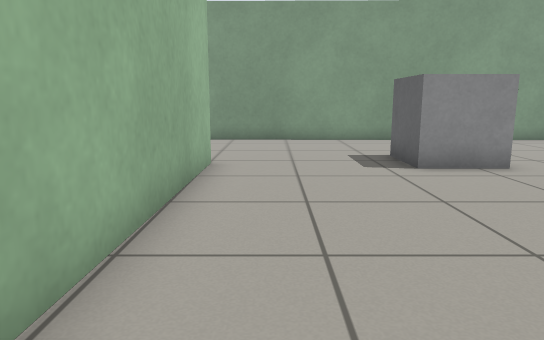
[1] (above)

19 first-person views from a walk through a Gazebo world. The camera is 0.72 m above the floor, tilts 10° down and sees 70° across. The floor is counted in squares, 0.5 m on a side. Each view is taken from the middle of a square. On the plan, view 1 faces up. The plan holds only what a view shows up to about 16 squares ahead; the rest is blank.

[2]
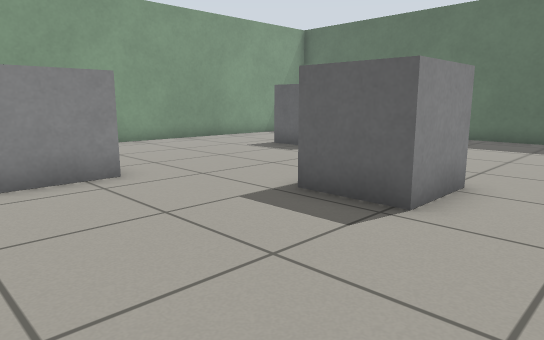

[3]
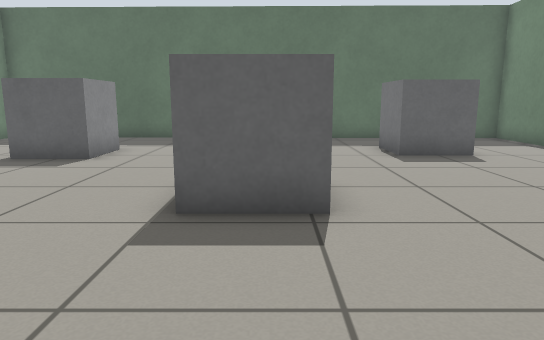

[4]
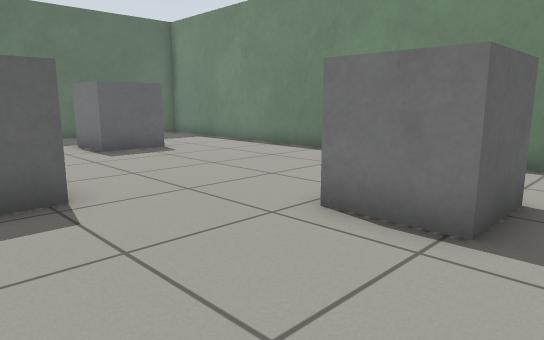

[5]
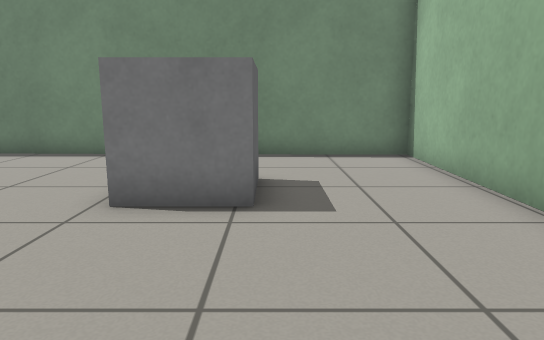

[6]
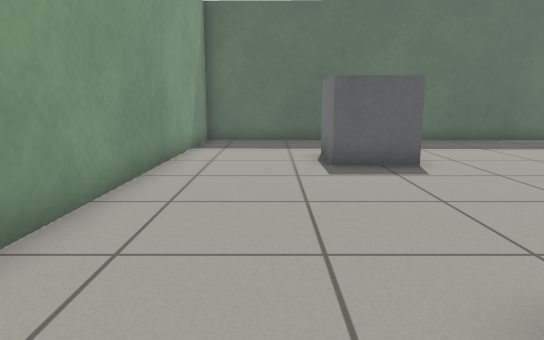

[7]
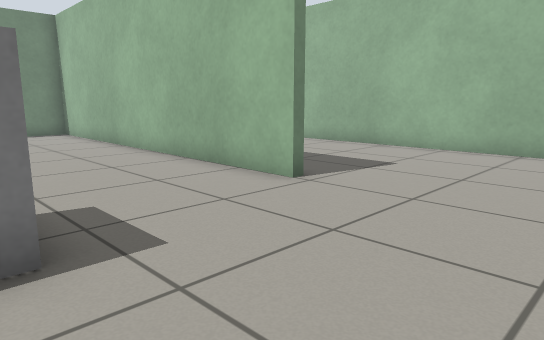

[8]
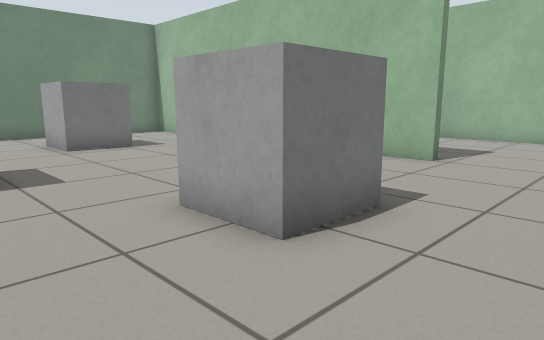

[9]
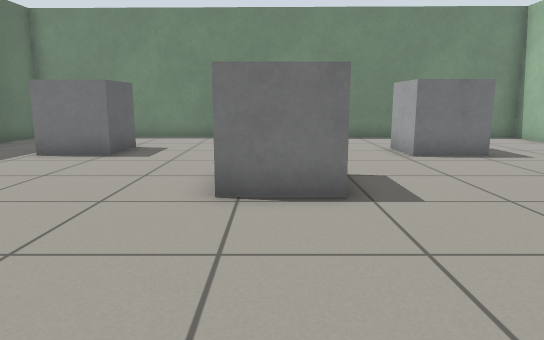

[10]
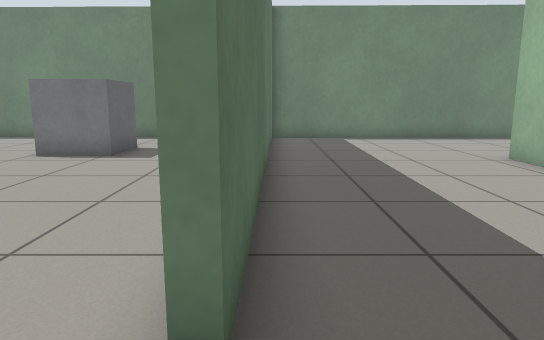

[11]
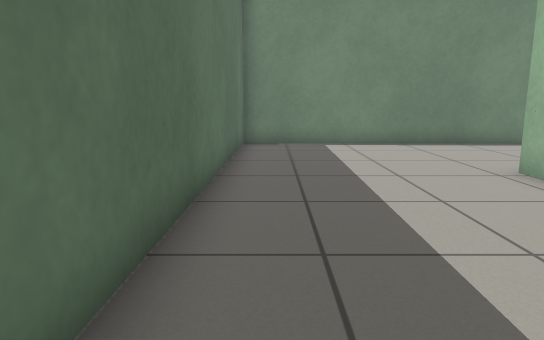

[12]
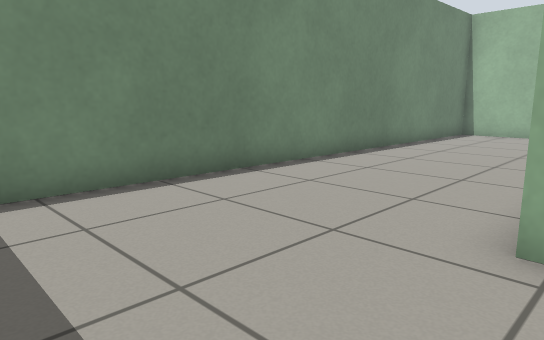

[13]
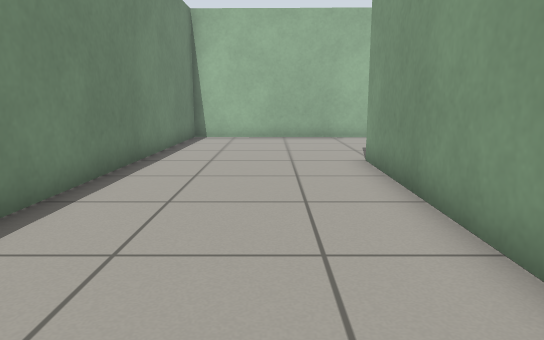

[14]
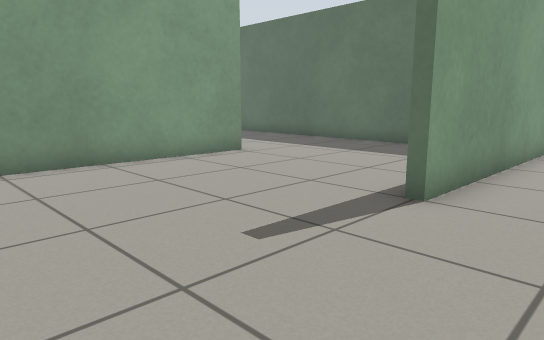

[15]
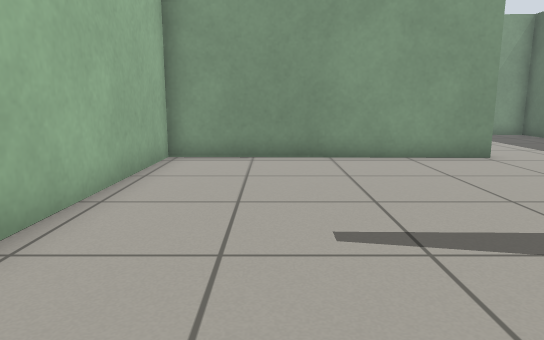

[16]
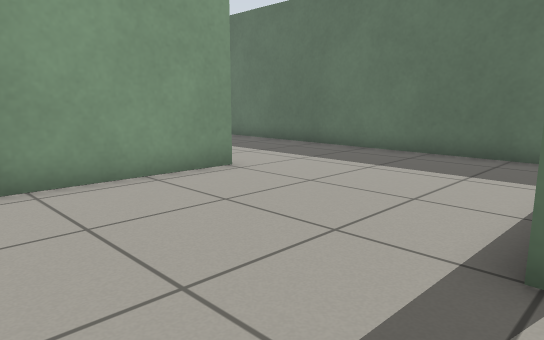

[17]
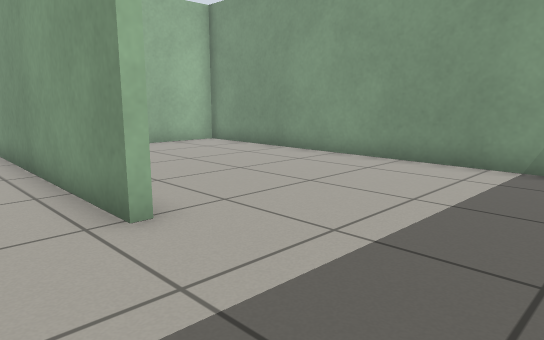

[18]
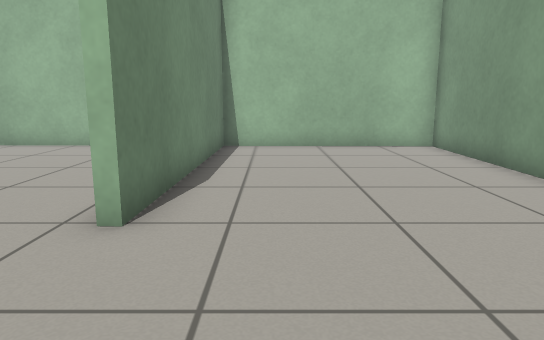

[19]
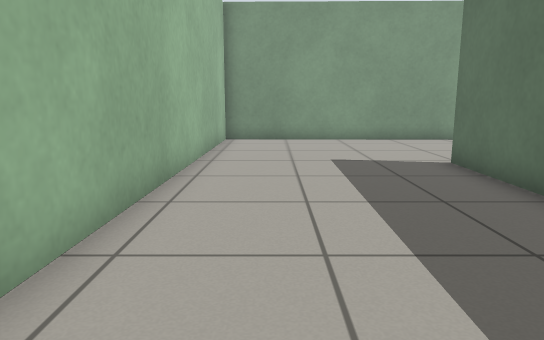

### Floor plan
Ten units are one square. View 1 is at (0, 0); x grows to the right and y downward. Boxes are objects, and circles mark ways between rooms. Rooms are numbered by the first view taken in them; rooms with no view inside come last. Other rooms are left out.
<svg viewBox="-225 -157 408 211">
<path fill="none" stroke="#000" d="M-17 -91 -14 -91 -17 46 174 49 178 -145 -26 -149M-85 -12 -155 -13 -155 -17M-155 -80 -217 -81 -220 42 -20 46 -17 -91M-26 -149 -78 -150 -80 -11M-133 -80 -155 -80M-83 -29 -82 -76M-105 -150 -216 -152 -217 -84 -133 -83M-82 -76 -81 -147"/>
<rect x="25" y="-15" width="20" height="30" fill="#bbb"><title>other object</title></rect>
<rect x="25" y="-105" width="30" height="20" fill="#bbb"><title>other object</title></rect>
<rect x="65" y="-55" width="30" height="30" fill="#bbb"><title>other object</title></rect>
<rect x="115" y="-105" width="20" height="20" fill="#bbb"><title>other object</title></rect>
<rect x="125" y="-5" width="20" height="20" fill="#bbb"><title>other object</title></rect>
<circle cx="-20" cy="-120" r="3" fill="#2a7"/>
<circle cx="-145" cy="-50" r="3" fill="#2a7"/>
<circle cx="-110" cy="-80" r="3" fill="#2a7"/>
<text x="80" y="-50">1</text>
<text x="-120" y="-10">2</text>
<text x="-120" y="-50">3</text>
<text x="-150" y="-110">4</text>
</svg>
Room 1 opens to room 2. Room 2 opens to room 3. Room 3 opens to room 4.

Where each view was taken, in squares from view 1:
view 1: 0 up, 0 right, facing up
view 2: 1 up, 2 right, facing up-right
view 3: 4 up, 2 right, facing right
view 4: 5 up, 1 right, facing down-right
view 5: 6 up, 2 right, facing down
view 6: 12 up, 3 right, facing right
view 7: 14 up, 4 right, facing down-left
view 8: 13 up, 8 right, facing down-left
view 9: 11 up, 8 right, facing down
view 10: 11 up, 2 left, facing down
view 11: 9 up, 3 left, facing down
view 12: 2 up, 4 left, facing down-left
view 13: 1 down, 6 left, facing left
view 14: 1 down, 21 left, facing up-right
view 15: 2 down, 19 left, facing up
view 16: 1 up, 19 left, facing up-right
view 17: 6 up, 9 left, facing up-left
view 18: 10 up, 9 left, facing left
view 19: 0 up, 6 left, facing up
